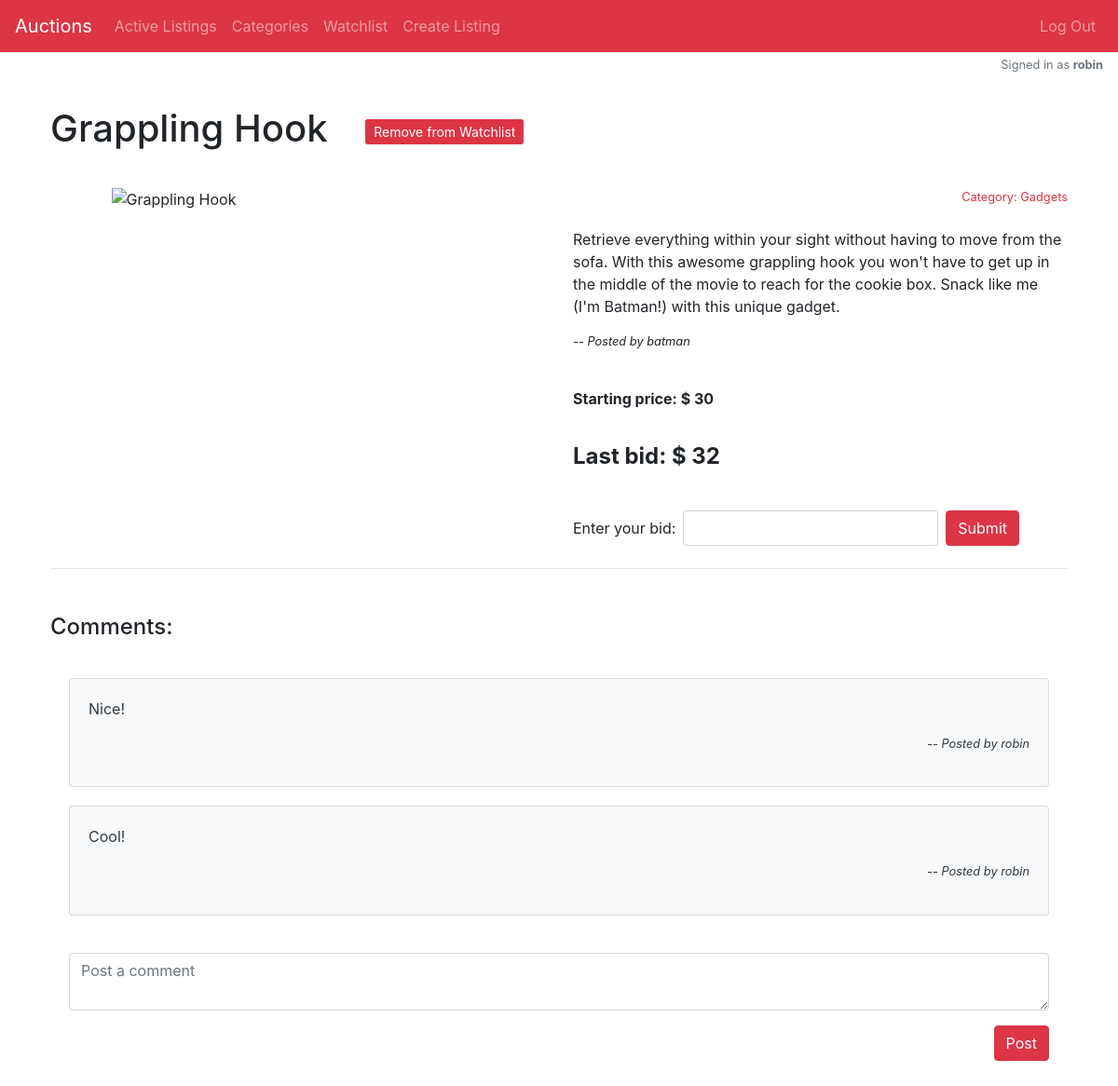
The app's page /listing/Grappling Hook (signed in) with its own data.
### auctions/models.py (models this page shows, shortened)
class User(AbstractUser):
    pass

class Product(models.Model):
    title = models.CharField(max_length=64)
    image = models.TextField(max_length=300)
    description = models.TextField(max_length=300)
    price = models.IntegerField()
    current_bid = models.IntegerField(blank=True, default="0")
    user_id = models.ForeignKey(User, on_delete=models.CASCADE, related_name="user_id_prods")
    status = models.BooleanField(default=True)
    category = models.ForeignKey(Category, on_delete=models.CASCADE, related_name="category_name", blank=True, default="1")
    watchedby = models.ManyToManyField(User, blank=True, related_name="watchedby")

class Category(models.Model):
    category = models.CharField(max_length=64)
    def __str__(self):
        return f"Category: {self.category}"

class Comment(models.Model):
    user_id = models.ForeignKey(User, on_delete=models.CASCADE, related_name="user_id_comments")
    product_id = models.ForeignKey(Product, on_delete=models.CASCADE, related_name="product_id_comments")
    comment = models.TextField(max_length=300)

### auctions/views.py (the view, shortened to what this page needs)
# urls.py: path("listing/<str:product_title>", views.productpage, name="productpage"),
def productpage(request, product_title, message=""):
    error = False
    if message:
        error = "Bid amount is insufficient."
    product = Product.objects.get(title=product_title)
    if not product:
        return HttpResponseRedirect(reverse("index"))
    comments = Comment.objects.filter(product_id=product.id)
    active = "a"
    author = False
    watchlist = "b"
    winner = "c"
    winnerforauthor = False
    winnerlogged = False
    if product.status == True:
        active = True
        if request.user.is_authenticated:
            userinfo = User.objects.get(username=request.user)
            if userinfo == product.user_id:
                author = True
            if Product.objects.filter(title=product_title, watchedby=userinfo):
                watchlist = True
            else:
                watchlist = False
    return render(request, "auctions/productpage.html", {
        "product": product,
        "comments": comments,
        "active": active,
        "author": author,
        "watchlist": watchlist,
        "winner": winner,
        "winnerforauthor": winnerforauthor,
        "winnerlogged": winnerlogged,
        "error": error
    })

### auctions/templates/auctions/productpage.html (shortened to what this page needs)
{% extends "auctions/layout.html" %}
{% block body %}
    <h1>
        {{ product.title}}
        {% if active %}
            {% if user.is_authenticated and not author %}
                {% if watchlist %}
                    <span><a class="btn btn-danger btn-sm btn-watchlist" href="{% url 'watchlistaddremove' product.title %}">Remove from Watchlist</a></span>
                {% else %}
                    <span><a class="btn btn-danger btn-sm btn-watchlist" href="{% url 'watchlistaddremove' product.title %}">Add to Watchlist</a></span>
                {% endif %}
            {% endif %}
        {% endif %}
    </h1>
    <div class="row">
        <div class="col-sm-6">
            <img src="{{ product.image }}" alt="{{ product.title }}" class="mx-auto d-block picsproduct">
        </div>
        <div class="col-sm-6">
            <p class="text-right small"><a href="../categories/{{ product.category.category }}">{{ product.category }}</a></p>
            <p class="pt-2">{{ product.description }}</p>
            {% if active and author %}
                <p class="small"><em>-- Posted by you!</em>&nbsp;&nbsp;&nbsp;<a href="{% url 'closelisting' product.title %}">close auction</a></p>
            {% elif active and not author %}
                <p class="small"><em>-- Posted by {{ product.user_id }}</em></p>
            {% endif %}
            <p class="pt-4 pb-3 font-weight-bold">Starting price: $ {{ product.price }}</p>
            {% if active %}
                {% if product.current_bid > product.price %}
                    <p class="font-weight-bold font24">Last bid: $ {{ product.current_bid }}</p>
                {% else %}
                    <p>No bids yet!</p>
                {% endif %}
            {% endif %}
            {% if active %}
                {% if author %}
                    <p class="mt-4">Bidding is open, but you can't bid on your own auction.</p>
                {% else %}
                    <form action="{% url 'bidding' product.title %}" method="get" class="form-inline pt-4">
                        <label for="bid" class="mb-2 mr-sm-2">Enter your bid:</label>
                        <input type="number" id="bid" name="bid" class="form-control  mb-2 mr-sm-2">
                        <input type="submit" value="Submit" class="btn btn-danger  mb-2 mr-sm-2">
                    </form>
                {% endif %}
            {% endif %}
        </div>
    </div>
    <hr>
    <div class="my-5">
        <h4>Comments:</h4>
        {% for comment in comments %}
            <div class="card bg-light text-dark cardlist">
                <div class="card-body">
                    <p class="card-text">{{ comment.comment }}</p>
                    <p class="text-right small"><em>-- Posted by {{ comment.user_id }}</em></p>
                </div>
            </div>
        {% empty %}
            <p>No comments yet. Be the first to comment on this product!</p>
        {% endfor %}
        {% if active %}
            <div class="commentbox mb-5">
                {% if not user.is_authenticated %}
                    <p class="small">You must be logged in to comment.</p>
                {% else %}
                    <form action="{% url 'comments' product.title %}" method="post">
                        <div class="form-group">
                            <textarea type="text" id="comment" name="comment" class="form-control" placeholder="Post a comment"></textarea>
                        </div>
                        <input type="submit" value="Post" class="btn btn-danger float-right">
                    </form>
                {% endif %}
            </div>
        {% else %}
            <p>Comments are not allowed on closed listings.</p>
        {% endif %}
    </div>
{% endblock %}

### auctions/templates/auctions/layout.html (shortened to what this page needs)
{% load static %}
<!DOCTYPE html>
<html lang="en">
    <head>
        <link rel="stylesheet" href="https://stackpath.bootstrapcdn.com/bootstrap/4.4.1/css/bootstrap.min.css">
        <link href="{% static 'auctions/styles.css' %}" rel="stylesheet">
    </head>
    <body>
        <nav class="navbar navbar-expand-sm bg-danger navbar-dark">
            <a class="navbar-brand" href="{% url 'index' %}">Auctions</a>
            <ul class="navbar-nav">
              <li class="nav-item">
                <a class="nav-link" href="{% url 'index' %}">Active Listings</a>
              </li>
              <li class="nav-item">
                <a class="nav-link" href="{% url 'categories' %}">Categories</a>
              </li>
              {% if user.is_authenticated %}
                        <li class="nav-item">
                            <a class="nav-link" href="{% url 'watchlist' %}">Watchlist</a>
                        </li>
                        <li class="nav-item">
                            <a class="nav-link" href="{% url 'newlisting' %}">Create Listing</a>
                        </li>
                    </ul>
                    <ul class="navbar-nav ml-auto">
                        <li class="nav-item">
                            <a class="nav-link" href="{% url 'logout' %}">Log Out</a>
                        </li>
                    </ul>
                {% endif %}
        </nav>
        <div class="float-right small text-muted pt-1 pr-3">
            {% if user.is_authenticated %}
                Signed in as <strong>{{ user.username }}</strong>
            {% else %}
                Not signed in
            {% endif %}
        </div>
        <div class="container pt-4 px-4 py-5">
            {% block body %}
            {% endblock %}
        </div>
    </body>
</html>

### auctions/static/auctions/styles.css (style rules this page uses)
.picsproduct { width: 400px; }
.cardlist { margin: 20px; }
h1, h4 { margin-top: 10px !important; margin-bottom: 40px !important; }
a { color: #dc3545; }
.commentbox { margin: 40px 20px 20px 20px; }
.font24 { font-size: 24px; }
.btn-watchlist { margin-left:30px; display:inline; }
input[type=number] { -moz-appearance: textfield; }

### records on screen
User: username "robin"
Product: title "Grappling Hook", category "Category: Gadgets", description "Retrieve everything within your sight without having to move from the sofa. With this awesome grappling hook you won't have to get up in the middle of the movie to reach for the cookie box. Snack like me (I'm Batman!) with this unique gadget.", user_id "batman", price "30", current_bid "32"
Comment: comment "Nice!", user_id "robin"
Comment: comment "Cool!", user_id "robin"
